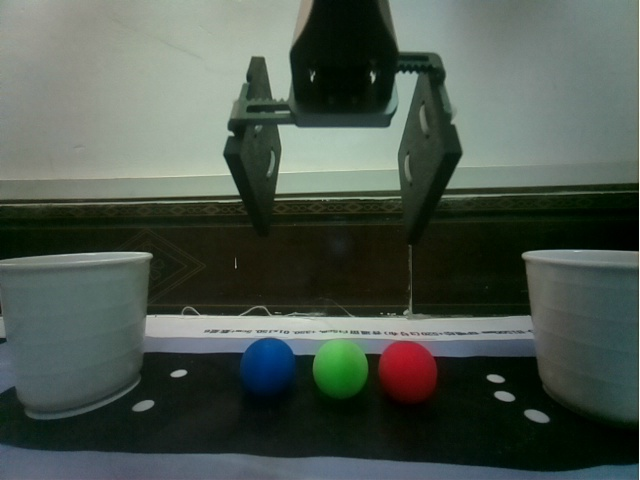
#> input picture test_images/dog_photo_20260913_101921.jpg, 640 x 480 px; its folder holds only this picture in this run
$ python photo_library_check.py
#> lines starting #> are read from the running program, lines starting #| are printed output that depends on the picture; after the words box and inside, x2 and y2 are one past the last pixel; in counts of white or black regions, pixels touching at a corner belong together
### ball_vision.py
#!/usr/bin/env python3
"""Ball recognition and separately gated alignment helpers for XGO.

This module deliberately does not import XGO hardware libraries.  It can be
tested on a PC, while ``sample_from_camera`` accepts the senior project's
existing XGOEDU object and reuses its camera.  OpenCV frames are handled as BGR;
do not swap the red and blue channels before converting to HSV.

The supplied photos calibrate colour/shape recognition only.  They must not be
used to infer a grasp point, a grasp distance, or the sign-warning distance.
"""

from __future__ import annotations

import json
import math
import statistics
import time
from dataclasses import dataclass
from pathlib import Path
from typing import Any, Dict, Iterable, List, Optional, Sequence, Tuple

import cv2
import numpy as np


@dataclass(frozen=True)
class BallDetection:
    """One filtered ball observation in a 320 x 240 camera frame."""

    label: str
    x: float
    y: float
    radius: float
    area: float
    circularity: float
    confidence: float


@dataclass(frozen=True)
class RemovalCheck:
    """Post-grasp visual evidence that the ball left its source position."""

    removed: bool
    valid_frames: int
    source_hits: int


@dataclass(frozen=True)
class BallPositionHint:
    """Last visual observation of one ball; never a blind-motion command."""

    color: str
    x: float
    y: float
    radius: float
    distance_cm: float
    observed_at: float


def load_ball_config(path: Path) -> Dict[str, Any]:
    with path.open("r", encoding="utf-8") as stream:
        config = json.load(stream)
    required = {
        "camera",
        "ball_roi",
        "colors",
        "geometry",
        "sampling",
        "alignment",
        "motion",
        "grasp_verification",
        "target_memory",
        "cup_alignment",
    }
    missing = required - set(config)
    if missing:
        raise ValueError("Ball config sections missing: %s" % sorted(missing))
    return config


class BallVision:
    """Detect red, green or blue balls using HSV plus geometric filtering."""

    def __init__(self, config: Dict[str, Any]):
        self.config = config
        self.camera_cfg = config["camera"]
        self.geometry_cfg = config["geometry"]
        self.sampling_cfg = config["sampling"]
        self.verification_cfg = config["grasp_verification"]

    def prepare_frame(self, frame: np.ndarray) -> np.ndarray:
        width = int(self.camera_cfg["width"])
        height = int(self.camera_cfg["height"])
        if frame.shape[1] != width or frame.shape[0] != height:
            frame = cv2.resize(frame, (width, height), interpolation=cv2.INTER_AREA)
        return frame

    def _roi_bounds(self, frame: np.ndarray) -> Tuple[int, int, int, int]:
        height, width = frame.shape[:2]
        left, top, right, bottom = (float(x) for x in self.config["ball_roi"])
        return (
            max(0, min(width - 1, int(round(left * width)))),
            max(0, min(height - 1, int(round(top * height)))),
            max(1, min(width, int(round(right * width)))),
            max(1, min(height, int(round(bottom * height)))),
        )

    def color_mask(self, frame: np.ndarray, color_name: str) -> np.ndarray:
        """Build one clean mask; red uses both ends of OpenCV's hue scale."""
        if color_name not in self.config["colors"]:
            raise ValueError("Unsupported ball color: %s" % color_name)

        prepared = self.prepare_frame(frame)
        blurred = cv2.GaussianBlur(prepared, (5, 5), 0)
        hsv = cv2.cvtColor(blurred, cv2.COLOR_BGR2HSV)
        mask = np.zeros(hsv.shape[:2], dtype=np.uint8)
        for lower, upper in self.config["colors"][color_name]["hsv_ranges"]:
            current = cv2.inRange(
                hsv,
                np.array(lower, dtype=np.uint8),
                np.array(upper, dtype=np.uint8),
            )
            mask = cv2.bitwise_or(mask, current)

        x1, y1, x2, y2 = self._roi_bounds(prepared)
        roi_mask = np.zeros_like(mask)
        roi_mask[y1:y2, x1:x2] = mask[y1:y2, x1:x2]

        small = cv2.getStructuringElement(cv2.MORPH_ELLIPSE, (3, 3))
        large = cv2.getStructuringElement(cv2.MORPH_ELLIPSE, (7, 7))
        roi_mask = cv2.morphologyEx(roi_mask, cv2.MORPH_OPEN, small, iterations=1)
        return cv2.morphologyEx(roi_mask, cv2.MORPH_CLOSE, large, iterations=1)

    def detect(self, frame: np.ndarray, color_name: str) -> Optional[BallDetection]:
        """Return the strongest ball-like component for one requested colour."""
        prepared = self.prepare_frame(frame)
        mask = self.color_mask(prepared, color_name)
        cfg = self.geometry_cfg
        best: Optional[BallDetection] = None
        best_score = -1.0

        contours = cv2.findContours(
            mask, cv2.RETR_EXTERNAL, cv2.CHAIN_APPROX_SIMPLE
        )[-2]
        for contour in contours:
            area = float(cv2.contourArea(contour))
            if area < float(cfg["min_area_px"]):
                continue
            perimeter = float(cv2.arcLength(contour, True))
            if perimeter <= 0:
                continue
            circularity = 4.0 * math.pi * area / (perimeter * perimeter)
            bx, by, bw, bh = cv2.boundingRect(contour)
            aspect = bw / max(float(bh), 1.0)
            (circle_x, circle_y), radius = cv2.minEnclosingCircle(contour)
            fill_ratio = area / max(math.pi * radius * radius, 1.0)
            if not float(cfg["min_radius_px"]) <= radius <= float(cfg["max_radius_px"]):
                continue
            if not float(cfg["min_aspect"]) <= aspect <= float(cfg["max_aspect"]):
                continue
            if circularity < float(cfg["min_circularity"]):
                continue
            if fill_ratio < float(cfg["min_fill_ratio"]):
                continue

            moments = cv2.moments(contour)
            if moments["m00"] <= 0:
                continue
            center_x = float(moments["m10"] / moments["m00"])
            center_y = float(moments["m01"] / moments["m00"])
            confidence = max(
                0.0,
                min(1.0, 0.10 + 0.52 * circularity + 0.38 * min(fill_ratio, 1.0)),
            )
            candidate = BallDetection(
                color_name,
                center_x,
                center_y,
                float(radius),
                area,
                circularity,
                confidence,
            )
            score = area * confidence
            if score > best_score:
                best = candidate
                best_score = score
        return best

    def detect_all(self, frame: np.ndarray) -> Dict[str, Optional[BallDetection]]:
        return {
            color_name: self.detect(frame, color_name)
            for color_name in ("blue", "green", "red")
        }

    # [157 lines left out: functions nearest_detection, _median_detection, stable_detection, sample_from_camera, sample_all_from_camera, confirm_source_removed_from_camera, not called in this run]


class BallSceneMemory:
    """Lock one ball and retain the other two as stale-able search hints.

    A hint records where a ball was last observed.  It may guide a future
    camera scan, but every locomotion correction still requires a fresh visual
    detection because another ball can roll when the dog touches the field.
    """

    # [52 lines left out: functions __init__, update, mark_completed, discard_stale, not called in this run]

### sign_vision.py
#!/usr/bin/env python3
"""Offline-testable yellow sign evidence detector.

This module expands the recognition library without changing any physical
distance threshold.  A frontal yellow disk may be reported as ``yellow``.
Black is deliberately not inferred from an arbitrary frame merely because
yellow is absent: a side-on yellow sign can also contain too few yellow pixels.
The senior course may use "not yellow means black" only after it has separately
reached the known sign checkpoint.
"""

from __future__ import annotations

import json
import math
from dataclasses import dataclass
from pathlib import Path
from typing import Any, Dict, Optional, Tuple

import cv2
import numpy as np


@dataclass(frozen=True)
class SignDetection:
    """One frontal yellow-sign observation in a 320 x 240 frame."""

    label: str
    x: float
    y: float
    radius: float
    area: float
    circularity: float
    confidence: float


def load_sign_config(path: Path) -> Dict[str, Any]:
    with path.open("r", encoding="utf-8") as stream:
        config = json.load(stream)
    required = {"camera", "yellow_sign_roi", "yellow_hsv_ranges", "geometry", "policy"}
    missing = required - set(config)
    if missing:
        raise ValueError("Sign config sections missing: %s" % sorted(missing))
    return config


class SignVision:
    """Detect frontal yellow disks and return unknown for insufficient evidence."""

    def __init__(self, config: Dict[str, Any]):
        self.config = config

    def prepare_frame(self, frame: np.ndarray) -> np.ndarray:
        width = int(self.config["camera"]["width"])
        height = int(self.config["camera"]["height"])
        if frame.shape[1] != width or frame.shape[0] != height:
            frame = cv2.resize(frame, (width, height), interpolation=cv2.INTER_AREA)
        return frame

    def _roi_bounds(self, frame: np.ndarray) -> Tuple[int, int, int, int]:
        height, width = frame.shape[:2]
        left, top, right, bottom = (
            float(value) for value in self.config["yellow_sign_roi"]
        )
        return (
            max(0, min(width - 1, int(round(left * width)))),
            max(0, min(height - 1, int(round(top * height)))),
            max(1, min(width, int(round(right * width)))),
            max(1, min(height, int(round(bottom * height)))),
        )

    def yellow_mask(self, frame: np.ndarray) -> np.ndarray:
        prepared = self.prepare_frame(frame)
        blurred = cv2.GaussianBlur(prepared, (5, 5), 0)
        hsv = cv2.cvtColor(blurred, cv2.COLOR_BGR2HSV)
        mask = np.zeros(hsv.shape[:2], dtype=np.uint8)
        for lower, upper in self.config["yellow_hsv_ranges"]:
            mask = cv2.bitwise_or(
                mask,
                cv2.inRange(
                    hsv,
                    np.array(lower, dtype=np.uint8),
                    np.array(upper, dtype=np.uint8),
                ),
            )

        x1, y1, x2, y2 = self._roi_bounds(prepared)
        roi_mask = np.zeros_like(mask)
        roi_mask[y1:y2, x1:x2] = mask[y1:y2, x1:x2]
        kernel = cv2.getStructuringElement(cv2.MORPH_ELLIPSE, (5, 5))
        roi_mask = cv2.morphologyEx(roi_mask, cv2.MORPH_OPEN, kernel)
        return cv2.morphologyEx(roi_mask, cv2.MORPH_CLOSE, kernel)

    def detect_yellow(self, frame: np.ndarray) -> Optional[SignDetection]:
        """Return a frontal yellow disk; edge-on and weak evidence return None."""
        prepared = self.prepare_frame(frame)
        mask = self.yellow_mask(prepared)
        cfg = self.config["geometry"]
        best: Optional[SignDetection] = None
        best_score = -1.0

        contours = cv2.findContours(
            mask, cv2.RETR_EXTERNAL, cv2.CHAIN_APPROX_SIMPLE
        )[-2]
        for contour in contours:
            area = float(cv2.contourArea(contour))
            if area < float(cfg["min_area_px"]):
                continue
            perimeter = float(cv2.arcLength(contour, True))
            if perimeter <= 0:
                continue
            circularity = 4.0 * math.pi * area / (perimeter * perimeter)
            _, _, width, height = cv2.boundingRect(contour)
            aspect = width / max(float(height), 1.0)
            (circle_x, circle_y), radius = cv2.minEnclosingCircle(contour)
            fill_ratio = area / max(math.pi * radius * radius, 1.0)
            if not float(cfg["min_radius_px"]) <= radius <= float(cfg["max_radius_px"]):
                continue
            if not float(cfg["min_aspect"]) <= aspect <= float(cfg["max_aspect"]):
                continue
            if circularity < float(cfg["min_circularity"]):
                continue
            if fill_ratio < float(cfg["min_fill_ratio"]):
                continue

            confidence = max(
                0.0,
                min(1.0, 0.12 + 0.50 * circularity + 0.38 * min(fill_ratio, 1.0)),
            )
            candidate = SignDetection(
                "yellow", circle_x, circle_y, float(radius), area, circularity, confidence
            )
            score = area * confidence
            if score > best_score:
                best = candidate
                best_score = score
        return best

    def classify(self, frame: np.ndarray) -> str:
        """Return ``yellow`` or ``unknown``; never guess black from one frame."""
        return "yellow" if self.detect_yellow(frame) is not None else "unknown"

### photo_library_check.py
#!/usr/bin/env python3
"""Run the complete recognition-only photo library as an offline regression."""

import json
from pathlib import Path

import cv2

from ball_vision import BallVision, load_ball_config
from sign_vision import SignVision, load_sign_config


ROOT = Path(__file__).resolve().parent


def main() -> int:
    with (ROOT / "recognition_library.json").open("r", encoding="utf-8") as stream:
#> (reads recognition_library.json from the repository)
        library = json.load(stream)
    ball_vision = BallVision(load_ball_config(ROOT / "ball_config.json"))
#> (reads ball_config.json from the repository)
    sign_vision = SignVision(load_sign_config(ROOT / "sign_config.json"))
#> (reads sign_config.json from the repository)
    failures = []

    for sample in library["samples"]:
        path = ROOT / "test_images" / sample["file"]
        frame = cv2.imread(str(path))
#> frame is the input picture: shape (480, 640, 3); mean B, G, R 77.5, 86.4, 75.7
        if frame is None:
            failures.append("missing image: %s" % sample["file"])
            continue
        actual_balls = sorted(
            name
            for name, result in ball_vision.detect_all(frame).items()
            if result is not None
        )
#> in prepare_frame, `frame = cv2.resize(frame, (width, height), interpolation=cv2.INTER_AREA)`:
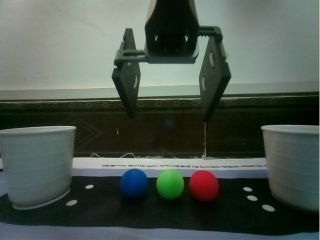
#> frame: shape (240, 320, 3); mean of channels 0, 1, 2 77.6, 86.6, 75.8; drawn as B, G, R
#> in color_mask, `blurred = cv2.GaussianBlur(prepared, (5, 5), 0)`:
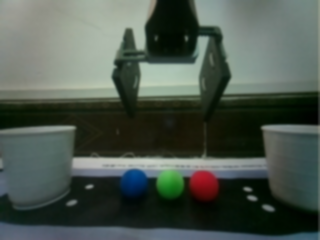
#> blurred: shape (240, 320, 3); mean of channels 0, 1, 2 77.5, 86.5, 75.7; drawn as B, G, R
#> in color_mask, `hsv = cv2.cvtColor(blurred, cv2.COLOR_BGR2HSV)`: hsv: shape (240, 320, 3); mean H, S, V 63.9, 85.7, 88.7
#> the loop in color_mask, `for lower, upper in self.config["colors"][color_name]["hsv_ranges"]:` made 1 pass
#> pass 1, in color_mask, `current = cv2.inRange( hsv, np.array(lower, dtype=np.uint8), np.array(..`:
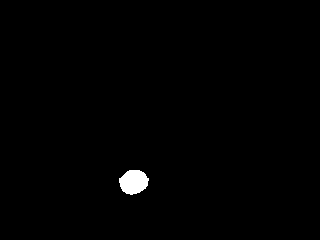
#> current: shape (240, 320); 0.73% white; 1 white region, box (x1, y1, x2, y2) and area: (119, 170, 149, 195) 559
#> in color_mask, `x1, y1, x2, y2 = self._roi_bounds(prepared)`: x1 = 0; y1 = 108; x2 = 320; y2 = 240
#> in color_mask, `roi_mask = cv2.morphologyEx(roi_mask, cv2.MORPH_OPEN, small, iteration..`: roi_mask: shape (240, 320); 0.72% white; 1 white region
#> in detect, `contours = cv2.findContours( mask, cv2.RETR_EXTERNAL, cv2.CHAIN_APPROX..`: contours = 1 contour; box (x1, y1, x2, y2) and area: (119, 170, 149, 195) 518
#> the loop in detect, `for contour in contours:` made 1 pass
#> (area, perimeter, circularity, bx, by, bw, bh, aspect) on pass 1: (518.5, 86.67, 0.867, 119, 170, 30, 25, 1.2)
#> after the loop in detect, `for contour in contours:`: best_score = 437.6
#> call 2 of color_mask, with color_name = 'green'
#> in color_mask (call 2), `roi_mask[y1:y2, x1:x2] = mask[y1:y2, x1:x2]`:
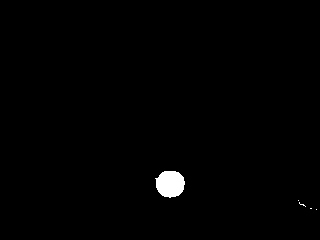
#> roi_mask: shape (240, 320); 0.83% white; 5 white regions (4 under 20 px), largest, box (x1, y1, x2, y2) and area: (155, 171, 185, 198) 625
#> in color_mask (call 2), `roi_mask = cv2.morphologyEx(roi_mask, cv2.MORPH_OPEN, small, iteration..`: roi_mask: shape (240, 320); 0.81% white; 1 white region
#> in detect (call 2), `contours = cv2.findContours( mask, cv2.RETR_EXTERNAL, cv2.CHAIN_APPROX..`: contours = 1 contour; box (x1, y1, x2, y2) and area: (156, 171, 185, 198) 583
#> the loop in detect (call 2), `for contour in contours:` made 1 pass
#> (area, perimeter, circularity, bx, by, bw, bh, aspect) on pass 1: (583, 90.43, 0.896, 156, 171, 29, 27, 1.07)
#> the loop in color_mask (call 3), `for lower, upper in self.config["colors"][color_name]["hsv_ranges"]:` made 2 passes
#> pass 1, in color_mask (call 3), `current = cv2.inRange( hsv, np.array(lower, dtype=np.uint8), np.array(..`:
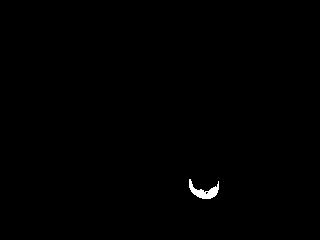
#> current: shape (240, 320); 0.33% white; 1 white region, box (x1, y1, x2, y2) and area: (189, 179, 219, 199) 256
#> pass 2, in color_mask (call 3), `mask = cv2.bitwise_or(mask, current)`:
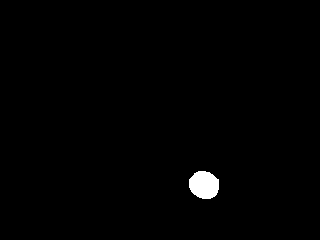
#> mask: shape (240, 320); 0.87% white; 1 white region, box (x1, y1, x2, y2) and area: (189, 171, 219, 199) 670
#> in color_mask (call 3), `roi_mask = cv2.morphologyEx(roi_mask, cv2.MORPH_OPEN, small, iteration..`: roi_mask: shape (240, 320); 0.87% white; 1 white region
#> in detect (call 3), `contours = cv2.findContours( mask, cv2.RETR_EXTERNAL, cv2.CHAIN_APPROX..`: contours = 1 contour; box (x1, y1, x2, y2) and area: (189, 171, 219, 199) 627
#> actual_balls = ['blue', 'green', 'red']
        expected_balls = sorted(sample["expected_valid_balls"])
        yellow = sign_vision.detect_yellow(frame) is not None
#> the loop in yellow_mask, `for lower, upper in self.config["yellow_hsv_ranges"]:` made 1 pass
#> pass 1, in yellow_mask, `mask = cv2.bitwise_or( mask, cv2.inRange( hsv, np.array(lower, dtype=n..`:
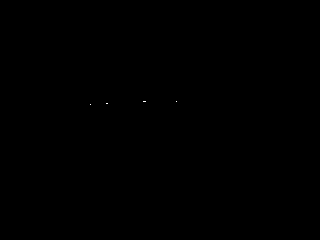
#> mask: shape (240, 320); 0.01% white in thin lines or dots, all inside (x1, y1, x2, y2) = (90, 101, 177, 105)
#> in yellow_mask, `x1, y1, x2, y2 = self._roi_bounds(prepared)`: x1 = 72; y1 = 84; x2 = 248; y2 = 174
#> in yellow_mask, `roi_mask = cv2.morphologyEx(roi_mask, cv2.MORPH_OPEN, kernel)`: roi_mask: shape (240, 320); every value is 0
#> in detect_yellow, `contours = cv2.findContours( mask, cv2.RETR_EXTERNAL, cv2.CHAIN_APPROX..`: contours = []
#> after the loop in detect_yellow, `for contour in contours:`: best_score = -1
#> yellow = False
        ok = actual_balls == expected_balls and yellow == sample["expected_yellow_evidence"]
#> ok = True
        print(
            ("PASS" if ok else "FAIL"),
            sample["file"],
            "balls=", actual_balls,
            "yellow_evidence=", yellow,
        )
#| PASS dog_photo_20260913_101921.jpg balls= ['blue', 'green', 'red'] yellow_evidence= False
        if not ok:
            failures.append(sample["file"])

    print("识别样本总数:", len(library["samples"]), "失败:", len(failures))
    if failures:
        print("失败项:", ", ".join(failures))
        return 1
    return 0


if __name__ == "__main__":
#> (the run stopped early here; a loop or call above may not have finished)
